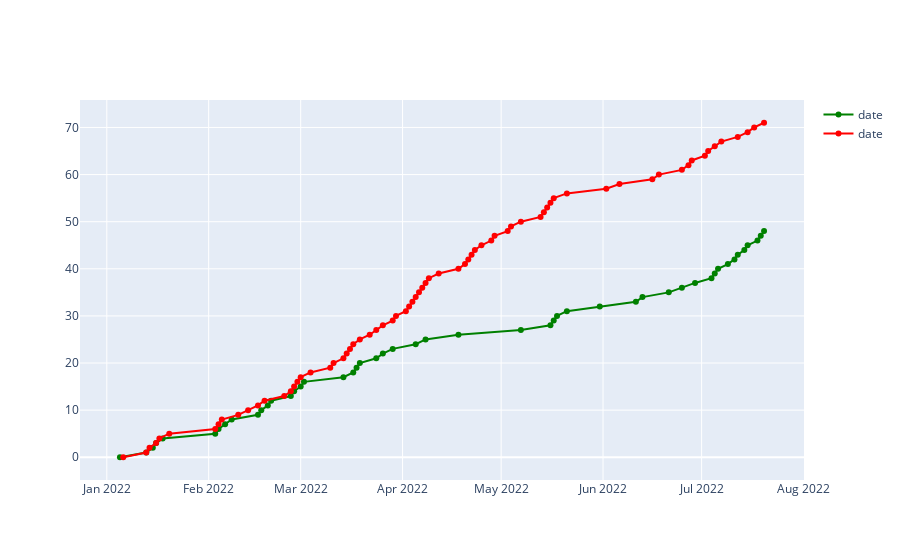

Notebook source saved alongside this figure:
### Code cell
import plotly.graph_objs as go

fig = go.Figure()


for col in pos.columns:
    fig.add_trace(go.Scatter(x=pos['date'],
                             name = col,
                              mode = 'markers+lines',
                             line=dict(shape='linear'),
                             connectgaps=True,
                             line_color='green'
                             )
                 )

for col in neg.columns:
    fig.add_trace(go.Scatter(x=neg['date'],
                             name = col,
                             mode = 'markers+lines',
                             line=dict(shape='linear'),
                             connectgaps=True,
                             line_color='red'
                             )
                 )


fig.show()

### Figure 1 — Plotly figure (JSON) as saved in the notebook; plotly's stock layout.template omitted (floating-point values rounded to 4 significant figures)
{"data": [{"connectgaps": true, "line": {"color": "green", "shape": "linear"}, "mode": "markers+lines", "name": "date", "type": "scatter", "x": ["2022-01-05", "2022-01-13", "2022-01-15", "2022-01-16", "2022-01-18", "2022-02-03", "2022-02-04", "2022-02-06", "2022-02-08", "2022-02-16", "2022-02-17", "2022-02-19", "2022-02-20", "2022-02-26", "2022-02-27", "2022-03-01", "2022-03-02", "2022-03-14", "2022-03-17", "2022-03-18", "2022-03-19", "2022-03-24", "2022-03-26", "2022-03-29", "2022-04-05", "2022-04-08", "2022-04-18", "2022-05-07", "2022-05-16", "2022-05-17", "2022-05-18", "2022-05-21", "2022-05-31", "2022-06-11", "2022-06-13", "2022-06-21", "2022-06-25", "2022-06-29", "2022-07-04", "2022-07-05", "2022-07-06", "2022-07-09", "2022-07-11", "2022-07-12", "2022-07-14", "2022-07-15", "2022-07-18", "2022-07-19", "2022-07-20"]}, {"connectgaps": true, "line": {"color": "red", "shape": "linear"}, "mode": "markers+lines", "name": "date", "type": "scatter", "x": ["2022-01-06", "2022-01-13", "2022-01-14", "2022-01-16", "2022-01-17", "2022-01-20", "2022-02-03", "2022-02-04", "2022-02-05", "2022-02-10", "2022-02-13", "2022-02-16", "2022-02-18", "2022-02-24", "2022-02-26", "2022-02-27", "2022-02-28", "2022-03-01", "2022-03-04", "2022-03-10", "2022-03-11", "2022-03-14", "2022-03-15", "2022-03-16", "2022-03-17", "2022-03-19", "2022-03-22", "2022-03-24", "2022-03-26", "2022-03-29", "2022-03-30", "2022-04-02", "2022-04-03", "2022-04-04", "2022-04-05", "2022-04-06", "2022-04-07", "2022-04-08", "2022-04-09", "2022-04-12", "2022-04-18", "2022-04-20", "2022-04-21", "2022-04-22", "2022-04-23", "2022-04-25", "2022-04-28", "2022-04-29", "2022-05-03", "2022-05-04", "2022-05-07", "2022-05-13", "2022-05-14", "2022-05-15", "2022-05-16", "2022-05-17", "2022-05-21", "2022-06-02", "2022-06-06", "2022-06-16", "2022-06-18", "2022-06-25", "2022-06-27", "2022-06-28", "2022-07-02", "2022-07-03", "2022-07-05", "2022-07-07", "2022-07-12", "2022-07-15", "2022-07-17", "2022-07-20"]}], "layout": {}}
